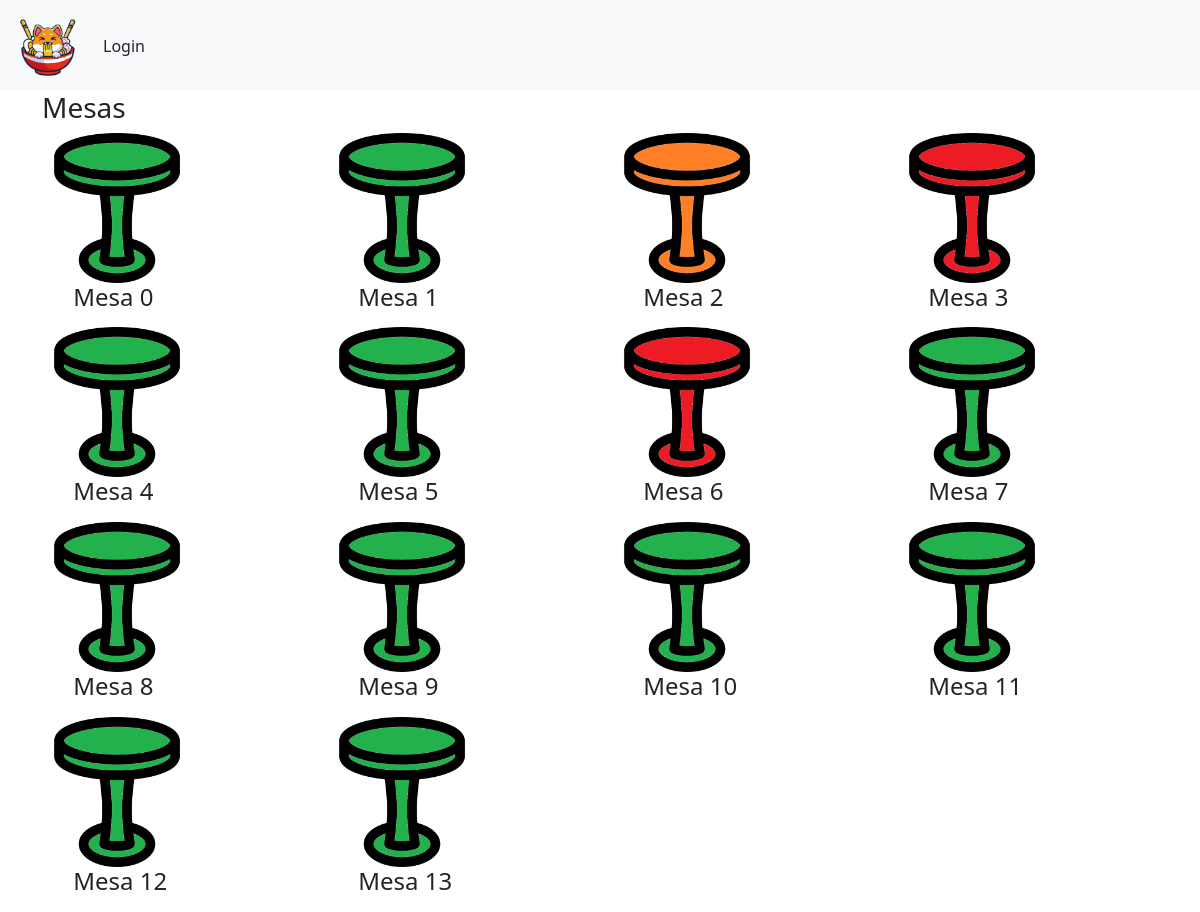
The app's page /mesas with its own data.
### appweb/models.py (models this page shows, shortened)
class Mesa (models.Model):
    ID_Mesa = models.AutoField(primary_key=True, help_text="Id de la mesa")
    Nombre_Mesa = models.CharField(max_length=10, help_text="Identificador de la mesa")
    Estado_Ocupado = models.BooleanField()
    Estado_Reservado = models.BooleanField()

### appweb/views.py (the view)
# urls.py: path('mesas',mesas,name='mesas'),
def mesas (request):
    mesastb =  Mesa.objects.all()
    data = {
        "Mesas": mesastb,
          }
    return render(request, "mesas.html", data)

### appweb/templates/mesas.html (shortened to what this page needs)
{% extends 'base.html' %}
{% block contenido %}
{% load static%}
<div class="container" style="height: 805px;">
      <div class="cont-profesionales col-lg-12 col-md-12 col-sm-12 col-xs-12">
        <h3>Mesas</h3>
        <div class="cont-listado row">
          {% for x in Mesas %}
          <div class="col-lg-3 col-md-3 col-sm-6 col-xs-12">
            <div class="prof int">
              <figure>
                <a href="#">
                  {% if x.Estado_Ocupado %}
                  <a href="#" ><img width="150" height="150" src="{% static 'image/mesaa.png' %}"
                    class="img-responsive wp-post-image" alt="" decoding="async" loading="lazy">  </a>
                    {% elif x.Estado_Reservado  %}
                    <img width="150" height="150" src="{% static 'image/mesab.png' %}"
                    class="img-responsive wp-post-image" alt="" decoding="async" loading="lazy">
                    {% else %}
                    <img width="150" height="150" src="{% static 'image/mesac.png' %}"
                    class="img-responsive wp-post-image" alt="" decoding="async" loading="lazy">
                  {% endif %}
                  </a>
                <h4 class="nombre" style="margin-left:12%;">{{x.Nombre_Mesa}} </h4>
              </figure>
            </div>
          </div>
          {% endfor %}
      </div>
    </div>
{% endblock %}

### records on screen
Mesa: Estado_Ocupado False (drawn), Nombre_Mesa "Mesa 0"
Mesa: Estado_Ocupado False (drawn), Nombre_Mesa "Mesa 1"
Mesa: Estado_Ocupado False (drawn), Nombre_Mesa "Mesa 2"
Mesa: Estado_Ocupado True (drawn), Nombre_Mesa "Mesa 3"
Mesa: Estado_Ocupado False (drawn), Nombre_Mesa "Mesa 4"
Mesa: Estado_Ocupado False (drawn), Nombre_Mesa "Mesa 5"
Mesa: Estado_Ocupado True (drawn), Nombre_Mesa "Mesa 6"
Mesa: Estado_Ocupado False (drawn), Nombre_Mesa "Mesa 7"
Mesa: Estado_Ocupado False (drawn), Nombre_Mesa "Mesa 8"
Mesa: Estado_Ocupado False (drawn), Nombre_Mesa "Mesa 9"
Mesa: Estado_Ocupado False (drawn), Nombre_Mesa "Mesa 10"
Mesa: Estado_Ocupado False (drawn), Nombre_Mesa "Mesa 11"
Mesa: Estado_Ocupado False (drawn), Nombre_Mesa "Mesa 12"
Mesa: Estado_Ocupado False (drawn), Nombre_Mesa "Mesa 13"
